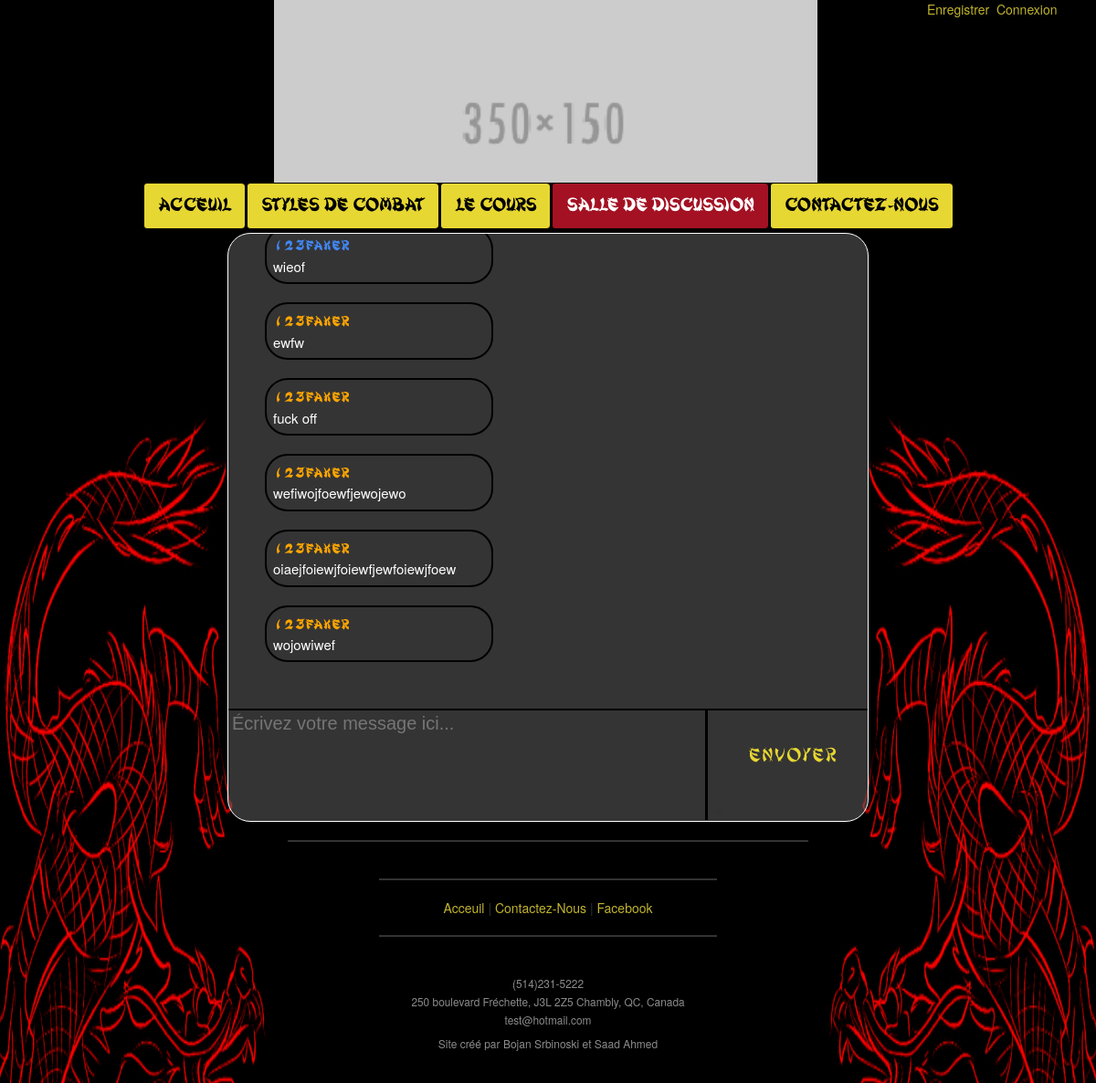
/Pages/salle.php, run on the app's committed database.
### tables this page shows
CREATE TABLE IF NOT EXISTS `chat` (
  `messageId` int(4) NOT NULL AUTO_INCREMENT,
  `senderUsername` varchar(15) DEFAULT NULL,
  `senderColor` varchar(10) NOT NULL,
  `message` varchar(300) NOT NULL,
  `dateSent` date NOT NULL,
  PRIMARY KEY (`messageId`)
);

### Pages/salle.php (the view, shortened to what this page needs)
<?php
include("headerLayout.php");
include_once($_SERVER['DOCUMENT_ROOT']."/CentreDEnergie/Controllers/dbConnect.php");
?>
<div class="post" style="">
<div id="wrapper">
<ul id="chatMessages">
	<?php
		$array = array(	"blanche"=>"white",
						"jaune"=>"#F5F507",
						"orange"=>"#FFA500",
						"violette"=>"#d365cf",
						"bleue"=>"#4286f4",
						"verte"=>"#37F211",
						"brune"=>"#D2691E",
						"noire"=>"black",);
		$getMessages = $conn->prepare("SELECT * FROM chat ORDER BY messageId");
		$getMessages->execute();
		$getMessages->store_result();
		$getMessages->bind_result($messageId,$senderUsername,$senderColor,$message,$dateSent);
		while($getMessages->fetch())
		{
			echo "<li "; if($senderUsername==$username)echo"style='margin-left:63%'"; echo "><font style='font-weight:bold;font-family:shanghai;letter-spacing:2px;color:"; echo $array[$senderColor]; echo "'>".$senderUsername."</font><br>
			".$message."</li><br>";
		}
	?>
</ul>
</div>
<hr id="tareaBorder">
<form method="POST" action='/CentreDEnergie/Controllers/CupdateChat.php'>
	<textarea name="message" rows="3" maxlength="300" placeholder="Écrivez votre message ici..."autofocus required="required" ></textarea>
	<input type="submit" id="button" class="input_Button" value="Envoyer">
	<input type="submit" id="button" value="Envoyer" class="button_Button"><span class="glyphicon glyphicon-share-alt"></span></input>
</form>
</div>
<?php
include("footerLayout.php");
?>

### Pages/headerLayout.php (shortened to what this page needs)
<!DOCTYPE html>
<html>
<head>
	<link rel="stylesheet" href="https://maxcdn.bootstrapcdn.com/bootstrap/3.3.7/css/bootstrap.min.css">
	<link rel="stylesheet" href="/CentreDEnergie/Content/CSSlayout.css">
<?php
	$url = 'http://' . $_SERVER['SERVER_NAME'] . $_SERVER['REQUEST_URI'];
	$currentPage="index";
	if (strpos($url,'index') !== false||strcmp($_SERVER['REQUEST_URI'],'/CentreDEnergie/Pages/')==0)
	{
		echo "<title>Centre d'Énergie Michel Sylvain</title>";
		echo "<link rel='stylesheet' href='/CentreDEnergie/Content/CSSindex.css'>";
		$currentPage="index";
	}
	else if(strpos($url,'styles') !== false)
	{
		echo "<title>Styles de Combat</title>";
		echo "<link rel='stylesheet' href='/CentreDEnergie/Content/CSSstyles.css'>";
		$currentPage="styles";
	}
	else if(strpos($url,'cours') !== false)
	{
		echo "<title>Le Cours</title>";
		echo "<link rel='stylesheet' href='/CentreDEnergie/Content/CSScours.css'>";
		$currentPage="cours";
	}
	else if(strpos($url,'salle') !== false)
	{
		echo "<link rel='stylesheet' href='/CentreDEnergie/Content/CSSsalle.css'>";
		$currentPage="salle";
	}
?>
</head>
<body>
<div class="container-fluid">
	<div class="row">
		<div class="col-md-7 col-md-offset-3" id="banner">
		</div>
		<div class="col-md-1" id="login-links">
			<?php
				if(isset($_SESSION["loginStatus"]))
				{
					$student=unserialize($_SESSION["student"]);
					$username = $student->getUsername();
					echo "<div class='dropdown' id='header_dropdown'>
							  <button class='dropbtn' id='header_dropbtn'>$username</button>
							  <div class='dropdown-content' id='header_dropdown-content'>";
								if ($_SESSION["loginStatus"]=="T")echo"<a href='/CentreDEnergie/Pages/article.php'>Nouveau Article</a>";
							echo"<a href='/CentreDEnergie/Pages/techniques.php'>Techniques</a>
								<a href='#'>Rapport</a>
								<a href='/CentreDEnergie/Pages/profil.php'>Profil</a>
								<a href='/CentreDEnergie/Controllers/Clogout.php'>Log out</a>
							  </div>
							</div>";
				}
				else
				{
					echo "<a href='/CentreDEnergie/Pages/enregistrer.php'>Enregistrer</a>&nbsp;&nbsp;<div id='brbr'><br></div><a href='/CentreDEnergie/Pages/connexion.php'>Connexion</a>";
				}
			?>
		</div>
	</div>
	<div class="row">
		<nav class="col-md-12" >
			<ul class="nav nav-pills">
				<li <?php if(strcmp($currentPage,"index")==0){echo " class='active'";}?>>
					<a href="/CentreDEnergie/Pages/index.php">Acceuil</a>
				</li>
				<li <?php if(strcmp($currentPage,"styles")==0){echo " class='active'";}?>>
					<a href="/CentreDEnergie/Pages/styles.php">Styles de Combat</a>
				</li>
				<li <?php if(strcmp($currentPage,"cours")==0){echo " class='active'";}?>>
					<a href="/CentreDEnergie/Pages/cours.php">Le Cours</a>
				</li>
				<li <?php if(strcmp($currentPage,"salle")==0){echo " class='active'";}?>>
					<a href="/CentreDEnergie/Pages/salle.php">Salle de Discussion</a>
				</li>
				<li <?php if(strcmp($currentPage,"contact")==0){echo " class='active'";}?>>
					<a href="/CentreDEnergie/Pages/contact.php">Contactez-Nous</a>
				</li>
			</ul>
		</nav>
	</div>

### Pages/footerLayout.php
<div class="row">
		<div class="col-md-3">
		</div>
		<div class="col-md-6">
			<hr>
		</div>
		<div class="col-md-3">
		</div>
	</div>
	<footer>
	<div class="row">
		<div class="col-md-4">
		</div>
		<div class="col-md-4"  id="footer">
			<hr>
			<div id="bottom-links">
				<a href="/CentreDEnergie/Pages/index.php">Acceuil</a>&nbsp;|&nbsp;<a href="/CentreDEnergie/Pages/contact.php">Contactez-Nous</a>&nbsp;|&nbsp;<a href="https://www.facebook.com/Le-Centre-d%C3%89nergie-de-Chambly-56111876820/">Facebook</a>
			</div>
			<hr>
			<br>
			<div id="contact-bottom">
				<small>(514)231-5222</small>
				<br>
				<small>250 boulevard Fréchette, J3L 2Z5 Chambly, QC, Canada</small>
				<br>
				<small>test@hotmail.com</small>
				<h6>Site créé par Bojan Srbinoski et Saad Ahmed</h6>
			</div>
		</div>
		<div class="col-md-4">
		</div>
	</div>
	</footer>
</div>
</body>
</html>

### Content/CSSlayout.css (style rules this page uses)
body { background-image: url("/CentreDEnergie/Content/website_back.png"); background-size:100% 100%; background-repeat:no-repeat; background-attachment:fixed; background-color:black; }
hr { border:solid 1px; }
#banner { background-image:url("/CentreDEnergie/Content/logo.png"); float:left; background-size:85% 100%; background-repeat:no-repeat ;height:200px; }
nav { text-align:center; }
#login-links a { text-decoration:none; color:#c1b42e; }
.nav-pills > li.active > a, .nav-pills > li.active > a:hover, .nav-pills > li.active > a:focus { color: #fff; background-color: #a31123; }
li a { background-color:#e7d732; color:black; border-left:1px solid black;0 border-right:1px solid black; font-family:shanghai; font-weight:bold; font-size:20px; border-top: 1px solid black; border-bottom: 1px solid black; letter-spacing:1px; }
ul { list-style:none; display: inline-block; }
#footer { text-align:center; }
footer a { text-decoration:none; color:#c1b42e; }
#contact-bottom { color:#8c8c8c; }

### Content/CSSsalle.css (style rules this page uses)
html, body { height:100%; }
.post { border: 1px solid white; border-radius: 25px; margin-left: 20%; margin-right: 20%; word-wrap: break-word; background-color: rgba(105, 105, 105, .5); }
#tareaBorder { color: black; }
textarea { width: 75%; margin-top: -20px; margin-bottom: -0.306%; background: transparent; color: white; font-size: 20px; font-family: Arial; border: none; padding-left: 4px; padding-right: 4px; padding-top: 0px; padding-bottom: 2%; resize: none; border-right: solid black; }
#button { float: right; width: 20%; height: 90%; margin-right: 12px; padding-top: 2%; font-family: shanghai; color: #e7d732; letter-spacing: 2px; background: transparent; font-size: 22px; border-style: none; }
#wrapper { height:500px; overflow:auto; }
#chatMessages { width:95%; }
#chatMessages > li { width:40%; color:white; font-size:15px; padding:7px; border:2px solid black; border-radius:25px; }
@media screen and (-webkit-min-device-pixel-ratio:0) and (min-resolution:.001dpcm) { textarea { margin-bottom: -0.5%; padding-bottom: 5%; } }

### data on the page
chat: senderUsername "123faker", message "wieof"
chat: senderUsername "123faker", message "ewfw"
chat: senderUsername "123faker", message "fuck off"
chat: senderUsername "123faker", message "wefiwojfoewfjewojewo"
chat: senderUsername "123faker", message "oiaejfoiewjfoiewfjewfoiewjfoew"
chat: senderUsername "123faker", message "wojowiwef"
